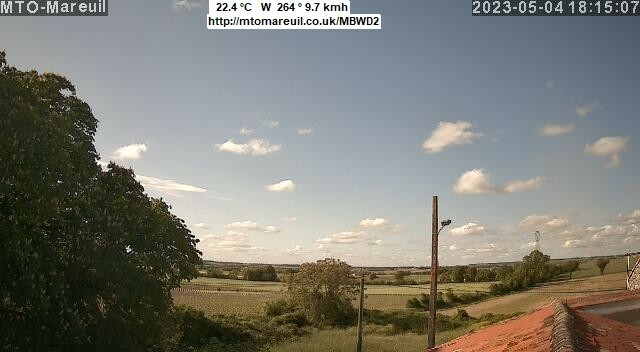
#> input picture essai de decoupage avec bruit image/imagetest.jpg, 640 x 352 px
$ python decoupage_avec_bruit.py
#> lines starting #> are read from the running program, lines starting #| are printed output that depends on the picture
from PIL import Image
import numpy as np
import matplotlib.pyplot as plt
import matplotlib
matplotlib.use('TkAgg')
from scipy.interpolate import make_interp_spline

# Load the image and convert it to grayscale
im = Image.open("imagetest.jpg").convert('L')
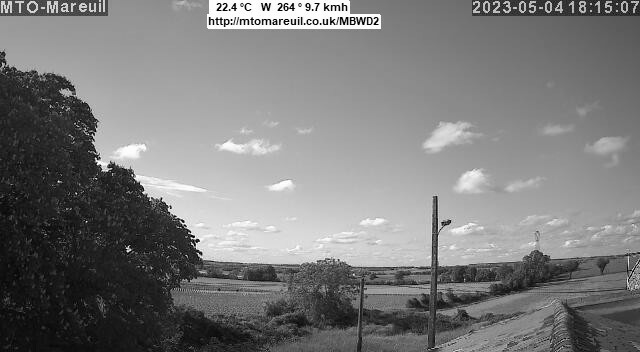
#> im: PIL image 640x352 L; min 0, max 255, mean 123.3
pix = np.array(im)

# Choose the column to analyze
col_index = int(np.median(np.arange(pix.shape[1])))
#> col_index = 319

# Initialize arrays to store the results
max_slope_indices = np.zeros(pix.shape[1])
#> max_slope_indices = 640 values from 0 to 0
trusts = np.zeros(pix.shape[1])
#> trusts = 640 values from 0 to 0

# Loop over every column
for i in range(pix.shape[1]):
    col = pix[:, i]

    # Calculate the standard deviation of the pixels surrounding each pixel in the column
    std = np.zeros(col.shape)
    for j in range(col.shape[0]):
        if j == 0:
            std[j] = np.std(col[j:j+2])
        elif j == col.shape[0]-1:
            std[j] = np.std(col[j-1:j+1])
        else:
            std[j] = np.std(col[j-1:j+2])

    # Calculate the slope of the standard deviation values
    slope = np.abs(np.diff(std))

    # Find the index with the highest slope
    max_slope_index = np.argmax(slope)

    # Calculate the trust coefficient
    trust = 1 - (max_slope_index - len(slope)/2) / (len(slope)/2)

    # Store the results for this column
    max_slope_indices[i] = max_slope_index
    trusts[i] = trust
#> after the loop, max_slope_indices = 640 values, max 349 at index 433, min 0 at index 484, mean 110.3; trusts = 640 values, max 2 at index 484, min 0.0114 at index 433, mean 1.37

# Find the y values with the highest slopes for each column
max_slope_y = np.zeros(pix.shape[1])
#> max_slope_y = 640 values from 0 to 0
for i in range(pix.shape[1]):
    if max_slope_indices[i] == 0:
        max_slope_y[i] = 0
    elif max_slope_indices[i] == pix.shape[0]-1:
        max_slope_y[i] = pix.shape[0]-1
    else:
        max_slope_y[i] = np.argmax(np.abs(np.diff(std[int(max_slope_indices[i])-1:int(max_slope_indices[i])+2]))) + int(max_slope_indices[i]) - 1
#> after the loop, max_slope_y = 640 values, max 348 at index 433, min 0 at index 484, mean 109.8


# Add small random values to duplicate values
unique_max_slope_y, unique_indices = np.unique(max_slope_y, return_index=True)
#> unique_max_slope_y = 121 values from 0 to 348; unique_indices = 121 values, max 633 at index 96, min 0 at index 18, mean 213.7
duplicates = np.setdiff1d(np.arange(len(max_slope_y)), unique_indices)
#> duplicates = 519 values from 3 to 639
for idx in duplicates:
    max_slope_y[idx] += np.random.uniform(-0.1, 0.1)
#> this loop made 519 passes
#> idx on passes 1 to 3: 3, 5, 6
#> after the loop, max_slope_y = 640 values, max 348 at index 435, min -0.0483 at index 504, mean 109.8

# Sort the indices by the x values
sorted_indices = np.argsort(max_slope_y)
#> sorted_indices = 640 values, max 639 at index 584, min 0 at index 357, mean 319.5

# Create a spline interpolation of the sorted indices
spline = make_interp_spline(max_slope_y[sorted_indices], np.arange(pix.shape[1])[sorted_indices], k=3)

# Evaluate the spline on a finer grid
x = np.linspace(0, pix.shape[1], num=pix.shape[1]*10)
#> x = 6400 values from 0 to 640
y = spline(x)
#> y = 6400 values, max 1.5e+10 at index 6399, min -92397.8 at index 153, mean 1.71e+09

# Plot the best fit line
plt.plot(x, y, color='r')

# Calculate the horizontal line based on the dots and their trust coefficient
mean_slope_y = np.mean(max_slope_y)
#> mean_slope_y = 109.8
mean_trust = np.mean(trusts)
#> mean_trust = 1.37
y_horiz = mean_slope_y + (pix.shape[0] - mean_slope_y) * mean_trust
#> y_horiz = 441.9

# Plot the horizontal line
plt.axhline(y_horiz, color='g', linestyle='--')

# Plot the results on top of the image
fig, ax = plt.subplots()
ax.imshow(pix, cmap='gray', alpha=0.5)

plt.show()
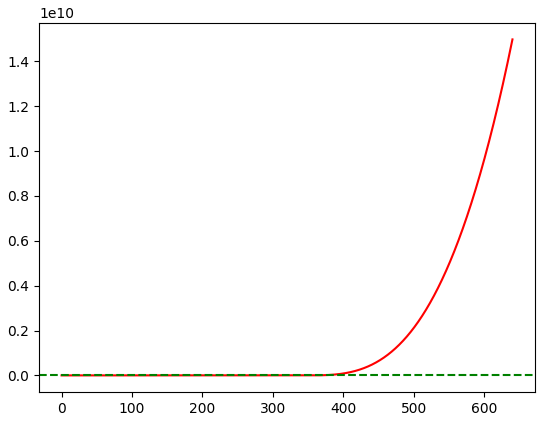
#> figure drawn by matplotlib, 1 panel; curve peaks at x = 640, y = 1.5e+10

$ run again, with essai de decoupage avec bruit image/trimmed_image.png saved as essai de decoupage avec bruit image/imagetest.jpg
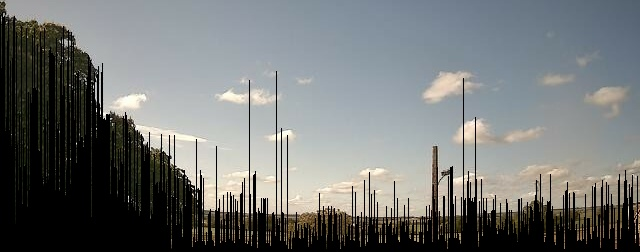
#> input picture essai de decoupage avec bruit image/trimmed_image.png, 640 x 252 px
#> `im = Image.open("imagetest.jpg").convert('L')`:
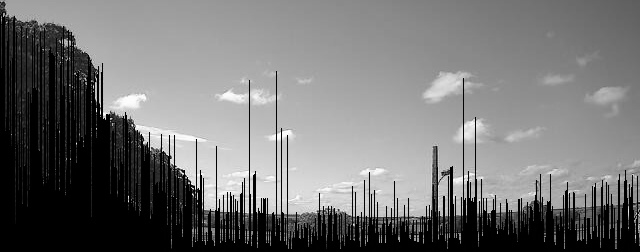
#> im: PIL image 640x252 L; min 0, max 255, mean 115.7
#> after the loop `for i in range(pix.shape[1]):`: max_slope_indices = 640 values, max 249 at index 288, min 0 at index 0, mean 174.6; trusts = 640 values, max 2 at index 0, min 0.0159 at index 288, mean 0.609
#> after the loop `for i in range(pix.shape[1]):`: max_slope_y = 640 values, max 248 at index 288, min 0 at index 0, mean 174.1
#> unique_max_slope_y = 134 values from 0 to 248; unique_indices = 134 values, max 594 at index 89, min 0 at index 0, mean 164.9
#> duplicates = 506 values from 3 to 639
#> the loop `for idx in duplicates:` made 506 passes
#> idx on passes 1 to 3: 3, 4, 8
#> after the loop `for idx in duplicates:`: max_slope_y = 640 values, max 248.1 at index 340, min 0 at index 0, mean 174.1
#> sorted_indices = 640 values, max 639 at index 631, min 0 at index 0, mean 319.5
#> y = 6400 values, max 99515.4 at index 2006, min -6.69e+13 at index 6399, mean -1.03e+13
#> mean_slope_y = 174.1
#> mean_trust = 0.609
#> y_horiz = 221.5
#> `plt.show()`:
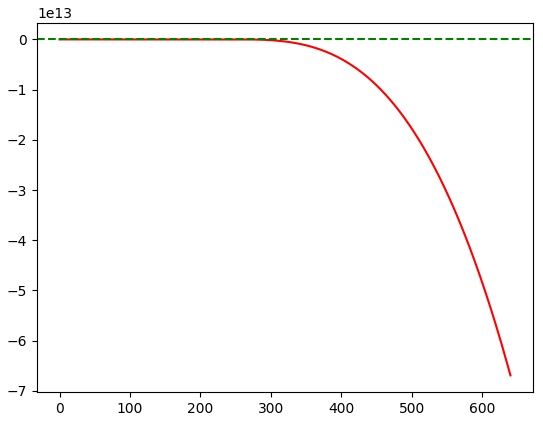
#> figure drawn by matplotlib, 1 panel; curve peaks at x = 200.6, y = 99515.4
